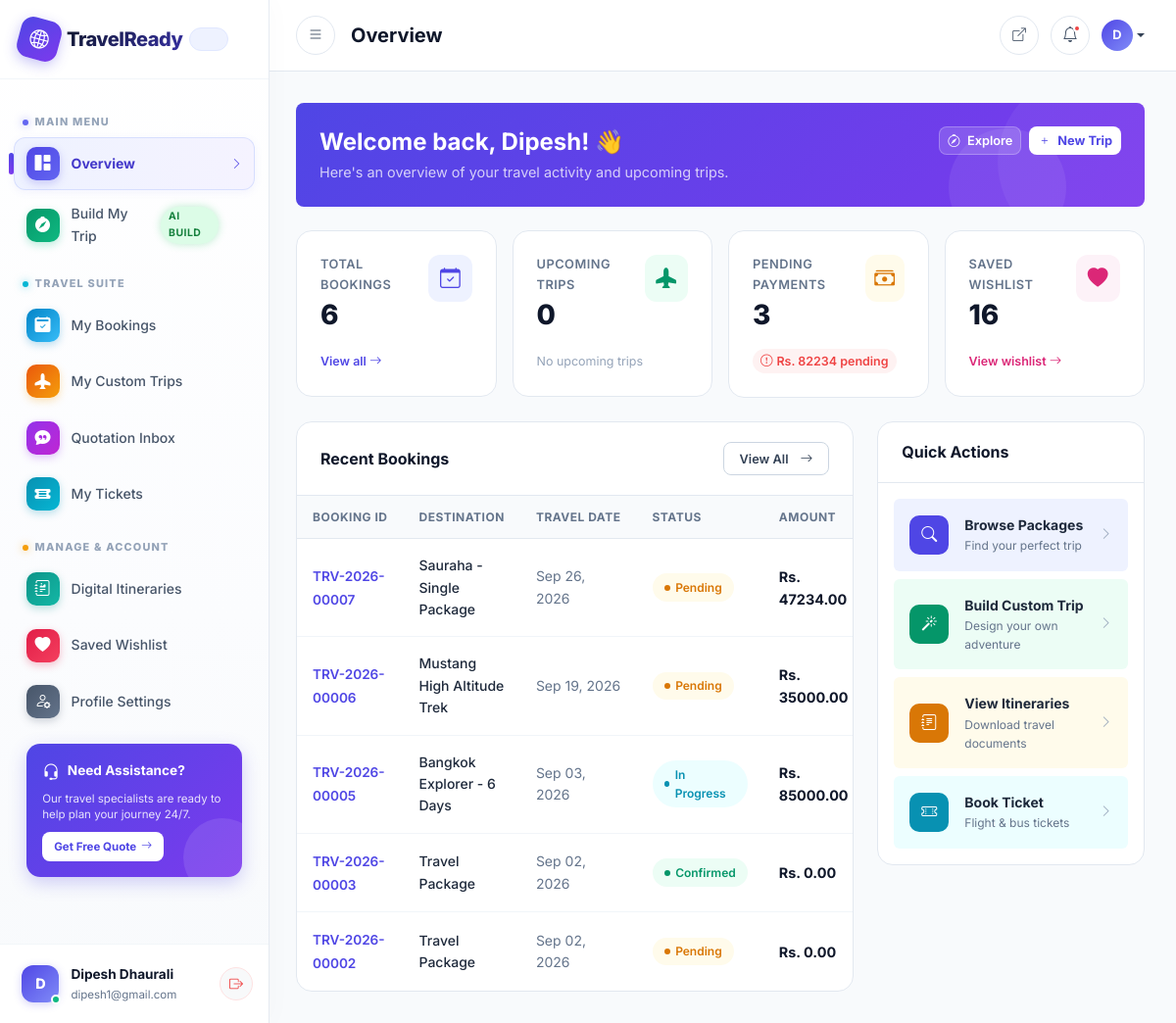
Page /dashboard/ (signed in) on the earlier database version.
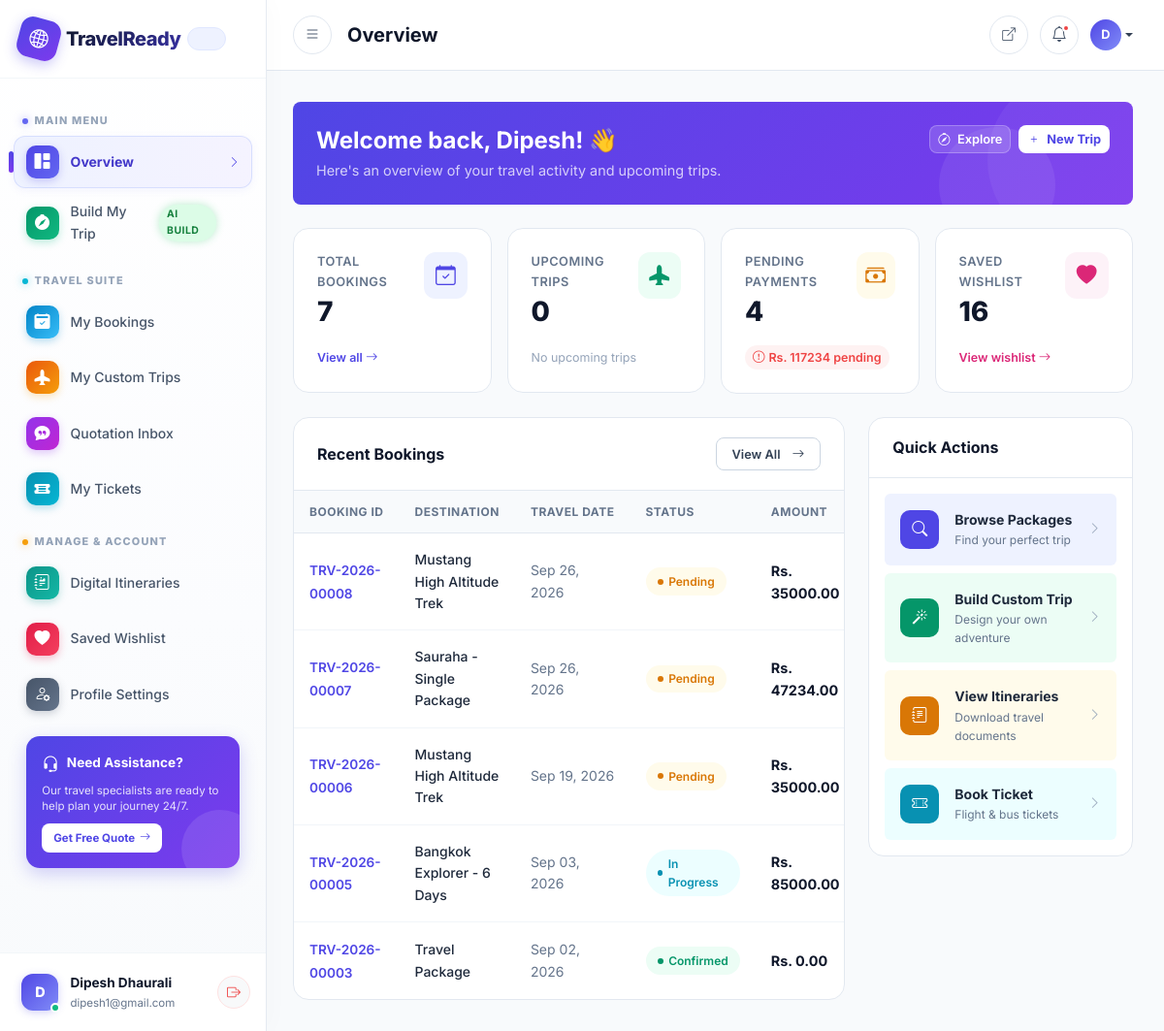
Same page on the later database version.
### apps/bookings/models.py (models this page shows, shortened)
class Booking(models.Model):
    STATUS = [
        ('PENDING', 'Pending Payment'),
        ('CONFIRMED', 'Confirmed'),
        ('TRIP_STARTED', 'Trip Started'),
        ('COMPLETED', 'Completed'),
        ('CANCELLED', 'Cancelled'),
    ]
    PAYMENT_OPTIONS = [
        ('FULL', 'Full Payment'),
        ('PARTIAL_30', '30% Advance'),
    ]
    STATUS_ORDER = {
        'PENDING': 0,
        'CONFIRMED': 1,
        'TRIP_STARTED': 2,
        'COMPLETED': 3,
        'CANCELLED': -1,
    }
    booking_id = models.CharField(max_length=20, unique=True, editable=False)
    user = models.ForeignKey(User, on_delete=models.CASCADE, related_name='bookings')
    package = models.ForeignKey(
        'packages.PredefinedPackage',
        on_delete=models.SET_NULL,
        blank=True,
        null=True,
        related_name='bookings',
    )
    custom_trip = models.ForeignKey(
        'custom_trips.CustomTrip',
        on_delete=models.SET_NULL,
        blank=True,
        null=True,
        related_name='bookings',
    )
    travel_date = models.DateField()
    return_date = models.DateField(blank=True, null=True)
    adults = models.IntegerField(default=1)
    children = models.IntegerField(default=0)
    infants = models.IntegerField(default=0)
    special_requirements = models.TextField(blank=True)
    emergency_contact_name = models.CharField(max_length=100, blank=True)
    emergency_contact_phone = models.CharField(max_length=20, blank=True)
    traveler_names = models.TextField(blank=True, help_text='Comma separated list')
    total_cost = models.DecimalField(max_digits=12, decimal_places=2, default=0)
    amount_paid = models.DecimalField(max_digits=12, decimal_places=2, default=0)
    status = models.CharField(max_length=20, choices=STATUS, default='PENDING')
    payment_option = models.CharField(max_length=15, choices=PAYMENT_OPTIONS, default='FULL')
    payment_verified = models.BooleanField(default=False)
    admin_notes = models.TextField(blank=True)
    created_at = models.DateTimeField(auto_now_add=True)
    updated_at = models.DateTimeField(auto_now=True)

### apps/custom_trips/models.py (models this page shows, shortened)
class CustomTrip(models.Model):
    PACKAGE_TYPE_CHOICES = [
        ('SINGLE', 'Single'),
        ('COUPLE', 'Couple'),
        ('FAMILY', 'Family'),
    ]
    HOTEL_CATEGORY_CHOICES = [
        ('BUDGET', 'Budget'),
        ('THREE_STAR', '3 Star'),
        ('FOUR_STAR', '4 Star'),
        ('LUXURY', 'Luxury'),
    ]
    STATUS = [
        ('DRAFT', 'Draft'),
        ('SAVED', 'Saved'),
        ('CONVERTED', 'Converted to Booking'),
    ]
    trip_name = models.CharField(max_length=255)
    user = models.ForeignKey(
        User,
        on_delete=models.CASCADE,
        related_name='custom_trips',
    )
    total_days = models.IntegerField(default=0)
    package_type = models.CharField(
        max_length=15,
        choices=PACKAGE_TYPE_CHOICES,
        blank=True,
        null=True,
    )
    selected_hotel_category = models.CharField(
        max_length=15,
        choices=HOTEL_CATEGORY_CHOICES,
        blank=True,
        null=True,
    )
    adults = models.IntegerField(default=1)
    children = models.IntegerField(default=0)
    infants = models.IntegerField(default=0)
    selected_activities = models.ManyToManyField(
        'destinations.Activity',
        blank=True,
    )
    selected_transportation = models.ManyToManyField(
        'destinations.Transportation',
        blank=True,
    )
    total_calculated_price = models.DecimalField(
        max_digits=12,
        decimal_places=2,
        default=0,
    )
    is_booked = models.BooleanField(default=False)
    status = models.CharField(
        max_length=15,
        choices=STATUS,
        default='DRAFT',
    )
    notes = models.TextField(blank=True)
    created_at = models.DateTimeField(auto_now_add=True)
    updated_at = models.DateTimeField(auto_now=True)

### apps/packages/models.py (models this page shows, shortened)
class PredefinedPackage(models.Model):
    PACKAGE_TYPE = [
        ('SINGLE', 'Single Person'),
        ('COUPLE', 'Couple'),
        ('FAMILY', 'Family'),
    ]
    STATUS = [
        ('Active', 'Active'),
        ('Inactive', 'Inactive'),
    ]
    title = models.CharField(max_length=255)
    slug = models.SlugField(unique=True, max_length=255)
    destination = models.ForeignKey(
        'destinations.Destination',
        on_delete=models.CASCADE,
        related_name='packages'
    )
    package_type = models.CharField(
        max_length=10,
        choices=PACKAGE_TYPE,
        default='SINGLE'
    )
    base_days = models.IntegerField(default=3)
    base_price = models.DecimalField(
        max_digits=10,
        decimal_places=2,
        default=0
    )
    per_day_extra_cost = models.DecimalField(
        max_digits=10,
        decimal_places=2,
        default=0
    )
    included_activities = models.ManyToManyField(
        'destinations.Activity',
        blank=True,
        related_name='packages'
    )
    hotel = models.ForeignKey(
        'destinations.Hotel',
        on_delete=models.SET_NULL,
        blank=True,
        null=True,
        related_name='packages'
    )
    description = models.TextField(blank=True)
    highlights = models.TextField(
        blank=True,
        help_text='Comma separated highlights'
    )
    inclusions = models.TextField(
        blank=True,
        help_text='What is included'
    )
    exclusions = models.TextField(
        blank=True,
        help_text='What is excluded'
    )
    thumbnail = models.ImageField(
        upload_to='packages/',
        blank=True,
        null=True
    )
    is_popular = models.BooleanField(default=False)
    status = models.CharField(
        max_length=10,
        choices=STATUS,
        default='Active'
    )
    created_at = models.DateTimeField(auto_now_add=True)
    updated_at = models.DateTimeField(auto_now=True)
    class Meta:
        ordering = ['-created_at']

### apps/accounts/views.py (the view)
@login_required
def dashboard_home(request):
    if request.user.is_staff or request.user.is_superuser:
        return redirect('dashboard:admin_dashboard')
    user = request.user
    bookings = Booking.objects.filter(user=user)
    custom_trips = CustomTrip.objects.filter(user=user, status='SAVED')
    quotations = CustomQuotationRequest.objects.filter(user=user)
    tickets = StandaloneTicket.objects.filter(user=user)
    wishlist_count = Wishlist.objects.filter(user=user).count()
    total_spent = Payment.objects.filter(
        user=user,
        verification_status='APPROVED'
    ).aggregate(total=Sum('amount'))['total'] or 0
    pending_payments_count = Booking.objects.filter(user=user, status='PENDING').count()
    pending_amount = Booking.objects.filter(user=user, status='PENDING').aggregate(total=Sum('total_cost'))['total'] or 0
    upcoming_bookings = bookings.filter(
        status__in=['CONFIRMED', 'TRIP_STARTED'],
        travel_date__gte=timezone.now().date()
    ).order_by('travel_date')
    upcoming_trips_count = upcoming_bookings.count()
    next_trip_days = None
    first_upcoming = upcoming_bookings.first()
    if first_upcoming and first_upcoming.travel_date:
        next_trip_days = (first_upcoming.travel_date - timezone.now().date()).days
    context = {
        'total_bookings': bookings.count(),
        'upcoming_trips': upcoming_trips_count,
        'next_trip_days': next_trip_days or 0,
        'pending_payments': pending_payments_count,
        'pending_amount': pending_amount,
        'saved_trips': wishlist_count or custom_trips.count(),
        'total_custom_trips': custom_trips.count(),
        'total_quotations': quotations.count(),
        'total_tickets': tickets.count(),
        'total_spent': total_spent,
        'upcoming_bookings': upcoming_bookings[:3],
        'recent_bookings': bookings.order_by('-created_at')[:5],
    }
    return render(request, 'dashboard/home.html', context)

### templates/dashboard/home.html (shortened to what the changed rows need)
{% extends 'dashboard/base_dashboard.html' %}
{% load static %}
{% block dashboard_page_title %}Overview{% endblock %}
{% block dashboard_content %}
<div class="mb-4 p-4 rounded-3 animate-fadeIn" style="background: linear-gradient(135deg, #4f46e5 0%, #7c3aed 100%); color: white; position: relative; overflow: hidden;">
    <div class="position-relative">
        <div class="d-flex justify-content-between align-items-start flex-wrap gap-3">
            <div>
                <h2 class="fw-bold mb-1" style="color: white; font-size: 1.5rem;">
                    Welcome back, {{ user.first_name|default:user.username }}! 👋
                </h2>
            </div>
        </div>
    </div>
</div>
<div class="row g-3 mb-4">
    <div class="col-6 col-lg-3">
        <div class="tr-stat-card animate-fadeInUp">
            <div class="d-flex align-items-start justify-content-between mb-3">
                <div>
                    <div class="stat-label mb-1">Total Bookings</div>
                    <div class="stat-value">{{ total_bookings|default:0 }}</div>
                </div>
            </div>
        </div>
    </div>
    <div class="col-6 col-lg-3">
        <div class="tr-stat-card animate-fadeInUp delay-2">
            <div class="d-flex align-items-start justify-content-between mb-3">
                <div>
                    <div class="stat-label mb-1">Pending Payments</div>
                    <div class="stat-value">{{ pending_payments|default:0 }}</div>
                </div>
                <div class="stat-icon" style="background:#fffbeb;">
                </div>
            </div>
            {% if pending_payments %}
                <span class="stat-change negative"><i class="bi bi-exclamation-circle"></i> Rs. {{ pending_amount }} pending</span>
            {% else %}
                <span style="font-size:0.78rem;color:#94a3b8;">All payments clear</span>
            {% endif %}
        </div>
    </div>
</div>
<div class="row g-4">
    <div class="col-lg-8">
        <div class="tr-table-card animate-fadeInUp delay-1">
            <div class="table-responsive">
                <table class="tr-table">
                    <thead>
                        <tr>
                            <th>Booking ID</th>
                            <th>Destination</th>
                            <th>Travel Date</th>
                            <th>Status</th>
                            <th>Amount</th>
                        </tr>
                    </thead>
                    <tbody>
                        {% for booking in recent_bookings %}
                        <tr>
                            <td><span style="font-weight:600;color:#4f46e5;font-size:0.85rem;">{{ booking.booking_id }}</span></td>
                            <td style="font-size:0.875rem;font-weight:500;">
                                {% if booking.package %}{{ booking.package.title }}{% elif booking.custom_trip %}{{ booking.custom_trip.trip_name|default:"Custom Trip" }}{% else %}Travel Package{% endif %}
                            </td>
                            <td style="font-size:0.875rem;color:#64748b;">{{ booking.travel_date|date:"M d, Y" }}</td>
                            <td>
                                {% if booking.status == 'CONFIRMED' %}<span class="tr-badge tr-badge-success"><span class="tr-badge-dot"></span>Confirmed</span>
                                {% elif booking.status == 'PENDING' %}<span class="tr-badge tr-badge-warning"><span class="tr-badge-dot"></span>Pending</span>
                                {% elif booking.status == 'TRIP_STARTED' %}<span class="tr-badge tr-badge-info"><span class="tr-badge-dot"></span>In Progress</span>
                                {% elif booking.status == 'COMPLETED' %}<span class="tr-badge tr-badge-secondary"><span class="tr-badge-dot"></span>Completed</span>
                                {% else %}<span class="tr-badge tr-badge-danger"><span class="tr-badge-dot"></span>Cancelled</span>{% endif %}
                            </td>
                            <td style="font-weight:700;color:#0f172a;">Rs. {{ booking.total_cost }}</td>
                        </tr>
                        {% endfor %}
                    </tbody>
                </table>
            </div>
        </div>
    </div>
</div>
{% endblock %}

Differences in the rows shown:
no longer on this page (row unchanged): Booking: booking_id "TRV-2026-00002", shows "Travel Package", travel_date "Sep 02, 2026", status "PENDING" (drawn), total_cost "0.00"
added Booking: booking_id "TRV-2026-00008", package "Mustang High Altitude Trek", travel_date "Sep 26, 2026", status "PENDING" (drawn), total_cost "35000.00"
Other differences:
{{ total_bookings|default:0 }}: "6" → "7"
{{ pending_payments|default:0 }}: "3" → "4"
{{ pending_amount }}: "82234" → "117234"
